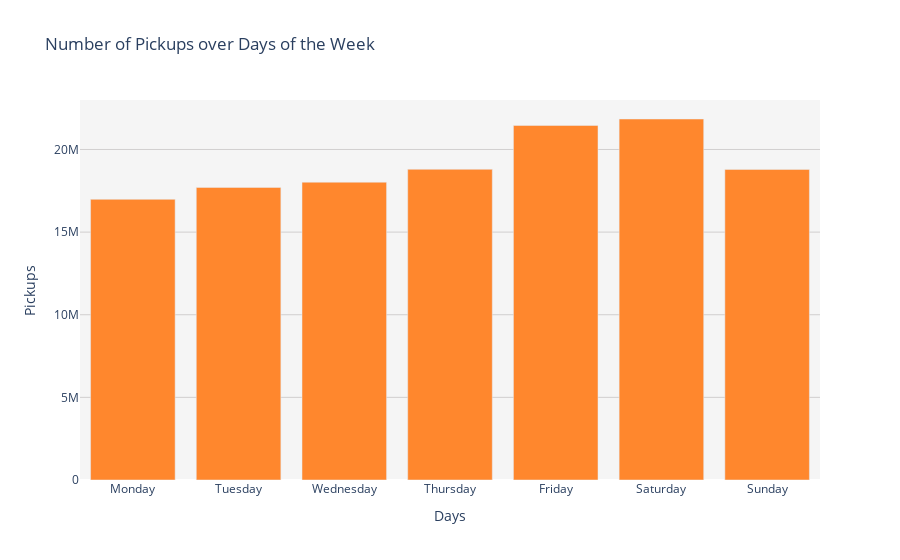

Source (notebook cell):
### Code cell
fig2 = go.Figure([go.Bar(x=days_pickups['pickup_day'], y=days_pickups['cnt'],marker_color='rgb(255, 135, 45)')])
fig2.update_xaxes(showgrid=False, title_text="Days")
fig2.update_yaxes(gridcolor= 'rgb(209, 207, 207)', title_text="Pickups")
fig2.update_layout(
    title="Number of Pickups over Days of the Week",
    plot_bgcolor='rgba(245, 245, 245 ,10)'
)
fig2.show()

### Figure 1 — Plotly figure (JSON) as saved in the notebook; plotly's stock layout.template omitted (floating-point values rounded to 4 significant figures)
{"data": [{"marker": {"color": "rgb(255, 135, 45)"}, "type": "bar", "x": ["Monday", "Tuesday", "Wednesday", "Thursday", "Friday", "Saturday", "Sunday"], "y": [16983546, 17706271, 18020863, 18800793, 21452461, 21844594, 18794207]}], "layout": {"plot_bgcolor": "rgba(245, 245, 245 ,10)", "title": {"text": "Number of Pickups over Days of the Week"}, "xaxis": {"showgrid": false, "title": {"text": "Days"}}, "yaxis": {"gridcolor": "rgb(209, 207, 207)", "title": {"text": "Pickups"}}}}
